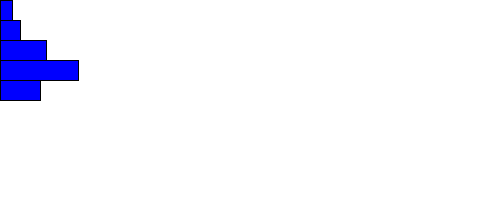
Frame 1 (no input)
Frame 60 (the mouse pressed at the canvas centre just before this capture): identical to frame 1, image omitted
Frame 120 (the mouse held since frame 60 and released just before this capture): identical to frame 1, image omitted

The Processing sketch that drew this single still picture (run headless with seeded random() and noise(); from frame 60 on, the mouse is pressed at the canvas centre):

// Processing sketch: tut02_02
// ── tut02_02.pde
int[] data = new int[5]; //<>//

void setup()
{
  size(500, 200);
  
  // add 5 values to the data array here
  // data[0]=10;
  // etc.
  
  data[0] = 12;
  data[1] = 20;
  data[2] = 46;
  data[3] = 78;
  data[4] = 40;
  
}

void draw()
{
  background(255, 255, 255);
  fill(0, 0, 255);

  for (int i=0; i<data.length; i++)
    rect(0, i*20, data[i], 20);
}
